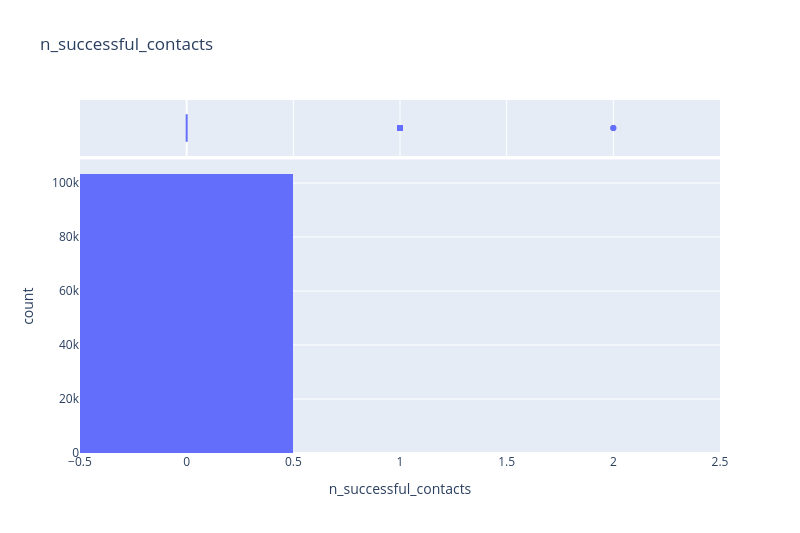
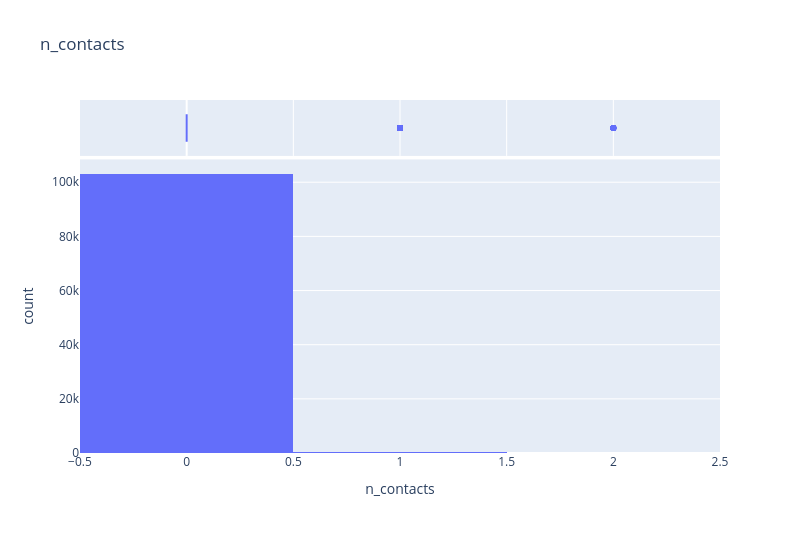
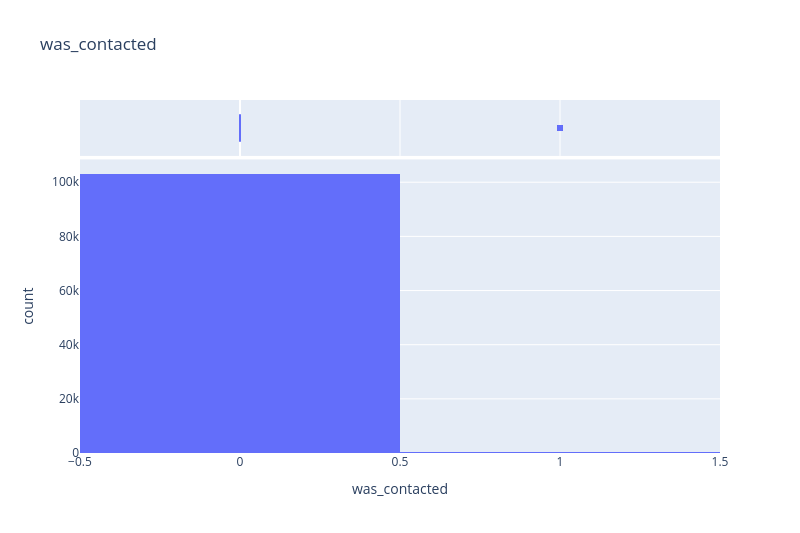
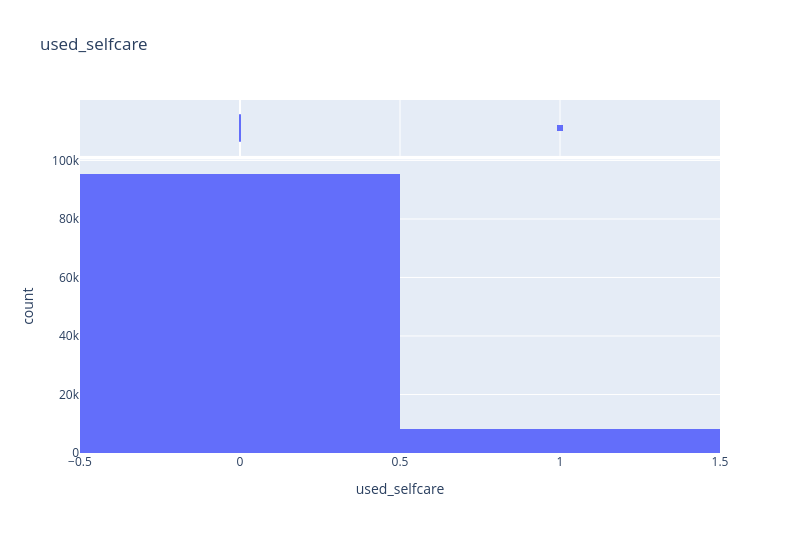

Notebook code cell kept with these figures, in order:
### Markdown cell above
### 📈 Visualize Top Correlated Features

Instead of plotting all 58 features, we'll focus on the **top 10 features most correlated with churn**.
This is more efficient and focuses on what matters for modeling.

### Code cell
# Visualize features with data quality issues

def plot_feature(df, col):
    """Plot histogram for numeric or bar chart for categorical."""
    
    if pd.api.types.is_numeric_dtype(df[col]):
        fig = px.histogram(df, x=col, title=f"{col}", marginal='box', width=w, height=w/1.5)
    else:
        counts = df[col].value_counts().head(15)
        fig = px.bar(x=counts.index, y=counts.values, title=f"{col} (top 15)", 
                     text=counts.values, width=w, height=w/1.5)
    fig.show()

# Plot top features with issues
print(f"📊 Plotting top 8 features with data quality flags:\n")
for col in summary.head(8).index:
    print(f"  {col}: {summary.loc[col, 'flags']}")
    plot_feature(df, col)

### Figure 1 — Plotly figure (JSON) as saved in the notebook; plotly's stock layout.template omitted (floating-point values rounded to 4 significant figures; data arrays with more than 128 entries replaced by an {"elided": "..."} marker saying what was removed)
{"data": [{"bingroup": "x", "hovertemplate": "n_successful_contacts=%{x}<br>count=%{y}<extra></extra>", "legendgroup": "", "marker": {"color": "#636efa", "pattern": {"shape": ""}}, "name": "", "orientation": "v", "showlegend": false, "type": "histogram", "x": {"elided": "103397 int values"}, "xaxis": "x", "yaxis": "y"}, {"hovertemplate": "n_successful_contacts=%{x}<extra></extra>", "legendgroup": "", "marker": {"color": "#636efa"}, "name": "", "notched": true, "showlegend": false, "type": "box", "x": {"elided": "103397 int values"}, "xaxis": "x2", "yaxis": "y2"}], "layout": {"barmode": "relative", "height": 533.3, "legend": {"tracegroupgap": 0}, "title": {"text": "n_successful_contacts"}, "width": 800, "xaxis": {"anchor": "y", "domain": [0, 1], "title": {"text": "n_successful_contacts"}}, "xaxis2": {"anchor": "y2", "domain": [0, 1], "matches": "x", "showgrid": true, "showticklabels": false}, "yaxis": {"anchor": "x", "domain": [0, 0.8316], "title": {"text": "count"}}, "yaxis2": {"anchor": "x2", "domain": [0.8416, 1], "matches": "y2", "showgrid": false, "showline": false, "showticklabels": false, "ticks": ""}}}

### Figure 2 — Plotly figure (JSON) as saved in the notebook; plotly's stock layout.template omitted (floating-point values rounded to 4 significant figures; data arrays with more than 128 entries replaced by an {"elided": "..."} marker saying what was removed)
{"data": [{"bingroup": "x", "hovertemplate": "n_contacts=%{x}<br>count=%{y}<extra></extra>", "legendgroup": "", "marker": {"color": "#636efa", "pattern": {"shape": ""}}, "name": "", "orientation": "v", "showlegend": false, "type": "histogram", "x": {"elided": "103397 int values"}, "xaxis": "x", "yaxis": "y"}, {"hovertemplate": "n_contacts=%{x}<extra></extra>", "legendgroup": "", "marker": {"color": "#636efa"}, "name": "", "notched": true, "showlegend": false, "type": "box", "x": {"elided": "103397 int values"}, "xaxis": "x2", "yaxis": "y2"}], "layout": {"barmode": "relative", "height": 533.3, "legend": {"tracegroupgap": 0}, "title": {"text": "n_contacts"}, "width": 800, "xaxis": {"anchor": "y", "domain": [0, 1], "title": {"text": "n_contacts"}}, "xaxis2": {"anchor": "y2", "domain": [0, 1], "matches": "x", "showgrid": true, "showticklabels": false}, "yaxis": {"anchor": "x", "domain": [0, 0.8316], "title": {"text": "count"}}, "yaxis2": {"anchor": "x2", "domain": [0.8416, 1], "matches": "y2", "showgrid": false, "showline": false, "showticklabels": false, "ticks": ""}}}

### Figure 3 — Plotly figure (JSON) as saved in the notebook; plotly's stock layout.template omitted (floating-point values rounded to 4 significant figures; data arrays with more than 128 entries replaced by an {"elided": "..."} marker saying what was removed)
{"data": [{"bingroup": "x", "hovertemplate": "was_contacted=%{x}<br>count=%{y}<extra></extra>", "legendgroup": "", "marker": {"color": "#636efa", "pattern": {"shape": ""}}, "name": "", "orientation": "v", "showlegend": false, "type": "histogram", "x": {"elided": "103397 int values"}, "xaxis": "x", "yaxis": "y"}, {"hovertemplate": "was_contacted=%{x}<extra></extra>", "legendgroup": "", "marker": {"color": "#636efa"}, "name": "", "notched": true, "showlegend": false, "type": "box", "x": {"elided": "103397 int values"}, "xaxis": "x2", "yaxis": "y2"}], "layout": {"barmode": "relative", "height": 533.3, "legend": {"tracegroupgap": 0}, "title": {"text": "was_contacted"}, "width": 800, "xaxis": {"anchor": "y", "domain": [0, 1], "title": {"text": "was_contacted"}}, "xaxis2": {"anchor": "y2", "domain": [0, 1], "matches": "x", "showgrid": true, "showticklabels": false}, "yaxis": {"anchor": "x", "domain": [0, 0.8316], "title": {"text": "count"}}, "yaxis2": {"anchor": "x2", "domain": [0.8416, 1], "matches": "y2", "showgrid": false, "showline": false, "showticklabels": false, "ticks": ""}}}

### Figure 4 — Plotly figure (JSON) as saved in the notebook; plotly's stock layout.template omitted (floating-point values rounded to 4 significant figures; data arrays with more than 128 entries replaced by an {"elided": "..."} marker saying what was removed)
{"data": [{"bingroup": "x", "hovertemplate": "used_selfcare=%{x}<br>count=%{y}<extra></extra>", "legendgroup": "", "marker": {"color": "#636efa", "pattern": {"shape": ""}}, "name": "", "orientation": "v", "showlegend": false, "type": "histogram", "x": {"elided": "103397 int values"}, "xaxis": "x", "yaxis": "y"}, {"hovertemplate": "used_selfcare=%{x}<extra></extra>", "legendgroup": "", "marker": {"color": "#636efa"}, "name": "", "notched": true, "showlegend": false, "type": "box", "x": {"elided": "103397 int values"}, "xaxis": "x2", "yaxis": "y2"}], "layout": {"barmode": "relative", "height": 533.3, "legend": {"tracegroupgap": 0}, "title": {"text": "used_selfcare"}, "width": 800, "xaxis": {"anchor": "y", "domain": [0, 1], "title": {"text": "used_selfcare"}}, "xaxis2": {"anchor": "y2", "domain": [0, 1], "matches": "x", "showgrid": true, "showticklabels": false}, "yaxis": {"anchor": "x", "domain": [0, 0.8316], "title": {"text": "count"}}, "yaxis2": {"anchor": "x2", "domain": [0.8416, 1], "matches": "y2", "showgrid": false, "showline": false, "showticklabels": false, "ticks": ""}}}
